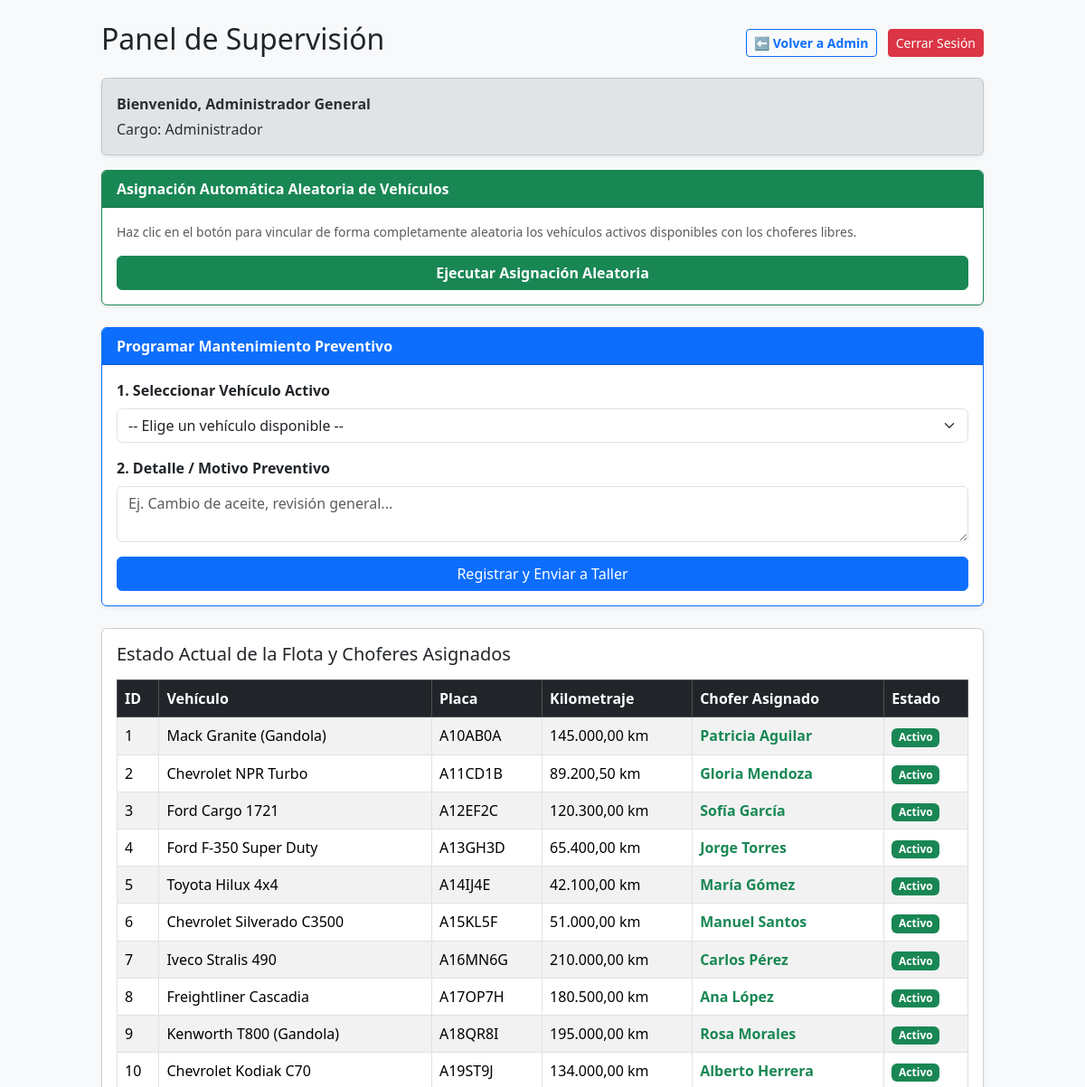
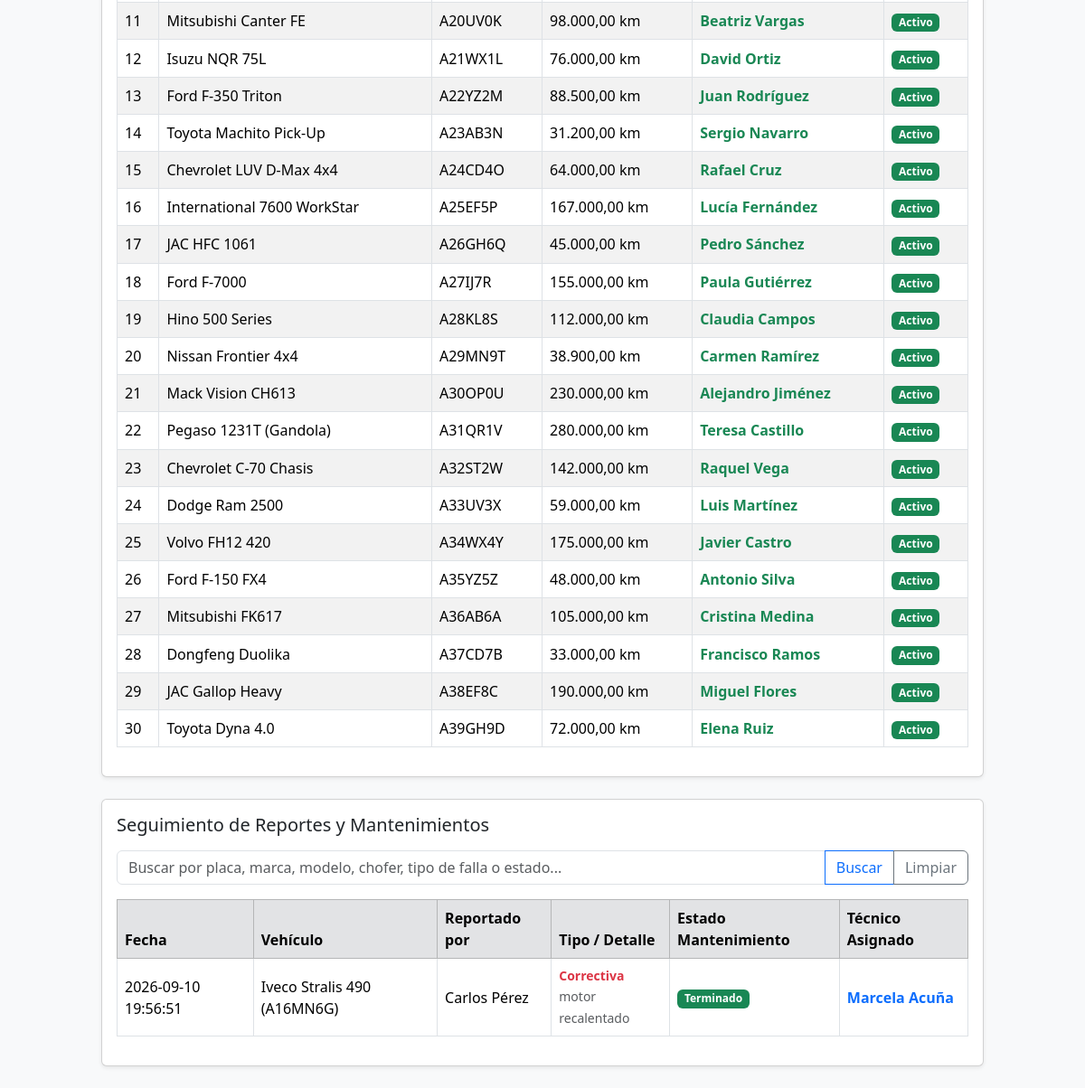
Page /mantenimiento/supervisor.php (signed in) on the committed database (2 pictures, top to bottom).
### tables this page shows
CREATE TABLE `flota` (
  `id` int(5) NOT NULL,
  `marca` varchar(20) NOT NULL,
  `modelo` varchar(20) NOT NULL,
  `placa` varchar(20) NOT NULL,
  `kilometraje` decimal(10,2) NOT NULL,
  `estado` varchar(20) DEFAULT 'Activo',
  `id_chofer` int(5) DEFAULT NULL
);

CREATE TABLE `usuario` (
  `id` int(5) NOT NULL,
  `nombres` varchar(100) NOT NULL,
  `contraseña` varchar(20) NOT NULL,
  `cargo` varchar(50) NOT NULL,
  `usuario` varchar(20) NOT NULL
);

CREATE TABLE `mantenimiento` (
  `id` int(5) NOT NULL,
  `id_chofer` int(5) NOT NULL,
  `id_tecnico_asignado` int(5) DEFAULT NULL,
  `id_vehiculo` int(5) NOT NULL,
  `tipo_falla` varchar(50) NOT NULL,
  `comentario` text NOT NULL,
  `trabajo_realizado` text,
  `estado_mantenimiento` varchar(20) NOT NULL DEFAULT 'En Espera',
  `fecha` datetime NOT NULL DEFAULT CURRENT_TIMESTAMP
);

### mantenimiento/supervisor.php (the view, shortened to what this page needs)
<?php
require_once 'conexion.php';
try {
    $stmtVehiculos = $conexion->query("
        SELECT f.id, f.marca, f.modelo, f.placa, f.kilometraje, f.estado, u.nombres AS chofer_asignado
        FROM flota f
        LEFT JOIN usuario u ON f.id_chofer = u.id
    ");
    $lista_vehiculos = $stmtVehiculos->fetchAll(PDO::FETCH_ASSOC);
} catch (PDOException $e) {
    $lista_vehiculos = [];
}
$busqueda = trim($_GET['busqueda'] ?? '');
try {
    $sqlMantenimientos = "
        SELECT
            m.id,
            m.tipo_falla,
            m.comentario,
            m.fecha,
            m.estado_mantenimiento,
            f.marca,
            f.modelo,
            f.placa,
            u_chofer.nombres AS reportado_por,
            u_tecnico.nombres AS tecnico
        FROM mantenimiento m
        JOIN flota f ON m.id_vehiculo = f.id
        LEFT JOIN usuario u_chofer ON m.id_chofer = u_chofer.id
        LEFT JOIN usuario u_tecnico ON m.id_tecnico_asignado = u_tecnico.id
    ";
    if (!empty($busqueda)) {
        $sqlMantenimientos .= " WHERE f.placa LIKE :busq OR f.marca LIKE :busq OR f.modelo LIKE :busq OR u_chofer.nombres LIKE :busq OR m.tipo_falla LIKE :busq OR m.estado_mantenimiento LIKE :busq";
        $stmtMantenimientos = $conexion->prepare($sqlMantenimientos);
        $stmtMantenimientos->execute([':busq' => "%$busqueda%"]);
    } else {
        $sqlMantenimientos .= " ORDER BY m.fecha DESC LIMIT 15";
        $stmtMantenimientos = $conexion->query($sqlMantenimientos);
    }
    $lista_mantenimientos = $stmtMantenimientos->fetchAll(PDO::FETCH_ASSOC);
} catch (PDOException $e) {
    $lista_mantenimientos = [];
}
?>
<!DOCTYPE html>
<html lang="es">
<head>
    <link rel="stylesheet" href="bootstrap/css/bootstrap.min.css">
</head>
<body class="bg-light">
<div class="container my-4" style="max-width: 1000px;">
    <div class="d-flex justify-content-between align-items-center mb-3">
        <h2>Panel de Supervisión</h2>
        <div>
            <?php if (trim($_SESSION['cargo']) == 'Administrador'): ?>
                <a href="admin.php" class="btn btn-outline-primary btn-sm me-2 fw-bold">⬅️ Volver a Admin</a>
            <?php endif; ?>
            <a href="logout.php" class="btn btn-danger btn-sm">Cerrar Sesión</a>
        </div>
    </div>
    <div class="alert alert-secondary shadow-sm">
        <p class="mb-1"><strong>Bienvenido, <?php echo htmlspecialchars($_SESSION['nombres']); ?></strong></p>
        <p class="mb-0">Cargo: <?php echo htmlspecialchars($_SESSION['cargo']); ?></p>
    </div>
    <div class="card shadow-sm mb-4 border-success">
        <div class="card-header bg-success text-white fw-bold">
            Asignación Automática Aleatoria de Vehículos
        </div>
        <div class="card-body">
            <p class="text-muted small">Haz clic en el botón para vincular de forma completamente aleatoria los vehículos activos disponibles con los choferes libres.</p>
            <form action="" method="POST">
                <button type="submit" name="asignar_automatico" class="btn btn-success w-100 fw-bold">Ejecutar Asignación Aleatoria</button>
            </form>
        </div>
    </div>
    <div class="card shadow-sm mb-4 border-primary">
        <div class="card-header bg-primary text-white fw-bold">
            Programar Mantenimiento Preventivo
        </div>
        <div class="card-body">
            <form action="" method="POST">
                <div class="mb-3">
                    <label class="form-label fw-bold">1. Seleccionar Vehículo Activo</label>
                    <select name="id_vehiculo" class="form-select" required>
                        <option value="">-- Elige un vehículo disponible --</option>
                    </select>
                </div>
                <div class="mb-3">
                    <label class="form-label fw-bold">2. Detalle / Motivo Preventivo</label>
                    <textarea name="comentario" class="form-control" rows="2" required placeholder="Ej. Cambio de aceite, revisión general..."></textarea>
                </div>
                <button type="submit" class="btn btn-primary w-100">Registrar y Enviar a Taller</button>
            </form>
        </div>
    </div>
    <div class="card shadow-sm mb-4">
        <div class="card-body">
            <h3 class="h5 card-title mb-3">Estado Actual de la Flota y Choferes Asignados</h3>
            <div class="table-responsive">
                <table class="table table-striped table-bordered align-middle">
                    <thead class="table-dark">
                        <tr>
                            <th>ID</th>
                            <th>Vehículo</th>
                            <th>Placa</th>
                            <th>Kilometraje</th>
                            <th>Chofer Asignado</th>
                            <th>Estado</th>
                        </tr>
                    </thead>
                    <tbody>
                        <?php if (empty($lista_vehiculos)): ?>
                            <tr><td colspan="6" class="text-center">No hay vehículos registrados.</td></tr>
                        <?php else: ?>
                            <?php foreach ($lista_vehiculos as $v): ?>
                                <tr>
                                    <td><?php echo $v['id']; ?></td>
                                    <td><?php echo htmlspecialchars($v['marca'] . " " . $v['modelo']); ?></td>
                                    <td><?php echo htmlspecialchars($v['placa']); ?></td>
                                    <td><?php echo number_format($v['kilometraje'], 2, ',', '.'); ?> km</td>
                                    <td>
                                        <?php if (!empty($v['chofer_asignado'])): ?>
                                            <span class="fw-bold text-success"><?php echo htmlspecialchars($v['chofer_asignado']); ?></span>
                                        <?php else: ?>
                                            <span class="text-muted fst-italic">Sin asignar</span>
                                        <?php endif; ?>
                                    </td>
                                    <td>
                                        <?php if (strtolower($v['estado']) == 'activo'): ?>
                                            <span class="badge bg-success">Activo</span>
                                        <?php else: ?>
                                            <span class="badge bg-danger">Inactivo</span>
                                        <?php endif; ?>
                                    </td>
                                </tr>
                            <?php endforeach; ?>
                        <?php endif; ?>
                    </tbody>
                </table>
            </div>
        </div>
    </div>
    <div class="card shadow-sm mb-4">
        <div class="card-body">
            <h3 class="h5 card-title mb-3">Seguimiento de Reportes y Mantenimientos</h3>
            <form method="GET" action="" class="mb-3">
                <div class="input-group">
                    <input type="text" name="busqueda" class="form-control" placeholder="Buscar por placa, marca, modelo, chofer, tipo de falla o estado..." value="<?php echo htmlspecialchars($busqueda); ?>">
                    <button class="btn btn-outline-primary" type="submit">Buscar</button>
                    <a href="supervisor.php" class="btn btn-outline-secondary">Limpiar</a>
                </div>
            </form>
            <div class="table-responsive">
                <table class="table table-hover table-bordered align-middle">
                    <thead class="table-secondary">
                        <tr>
                            <th>Fecha</th>
                            <th>Vehículo</th>
                            <th>Reportado por</th>
                            <th>Tipo / Detalle</th>
                            <th>Estado Mantenimiento</th>
                            <th>Técnico Asignado</th>
                        </tr>
                    </thead>
                    <tbody>
                        <?php if (empty($lista_mantenimientos)): ?>
                            <tr><td colspan="6" class="text-center">No se encontraron registros de mantenimientos.</td></tr>
                        <?php else: ?>
                            <?php foreach ($lista_mantenimientos as $m): ?>
                                <tr>
                                    <td><?php echo $m['fecha']; ?></td>
                                    <td><?php echo htmlspecialchars($m['marca'] . " " . $m['modelo'] . " (" . $m['placa'] . ")"); ?></td>
                                    <td><?php echo htmlspecialchars($m['reportado_por'] ?? 'Supervisor (Preventivo)'); ?></td>
                                    <td>
                                        <small class="d-block fw-bold text-danger">
                                            <?php echo htmlspecialchars($m['tipo_falla']); ?>
                                        </small>
                                        <small class="text-muted"><?php echo htmlspecialchars($m['comentario']); ?></small>
                                    </td>
                                    <td>
                                        <?php
                                            $st = $m['estado_mantenimiento'] ?? 'En Espera';
                                            if ($st == 'En Espera') echo '<span class="badge bg-warning text-dark">En Espera</span>';
                                            elseif ($st == 'En Mantenimiento') echo '<span class="badge bg-info text-dark">En Mantenimiento</span>';
                                            else echo '<span class="badge bg-success">Terminado</span>';
                                        ?>
                                    </td>
                                    <td>
                                        <?php if (!empty($m['tecnico'])): ?>
                                            <span class="fw-bold text-primary"><?php echo htmlspecialchars($m['tecnico']); ?></span>
                                        <?php else: ?>
                                            <span class="text-muted fst-italic">Sin asignar</span>
                                        <?php endif; ?>
                                    </td>
                                </tr>
                            <?php endforeach; ?>
                        <?php endif; ?>
                    </tbody>
                </table>
            </div>
        </div>
    </div>
</div>
</body>
</html>

### rows in the picture
flota: id "1", marca+modelo "Mack Granite (Gandola)", placa "A10AB0A", kilometraje "145.000,00", usuario.nombres "Patricia Aguilar", estado "Activo"
flota: id "2", marca+modelo "Chevrolet NPR Turbo", placa "A11CD1B", kilometraje "89.200,50", usuario.nombres "Gloria Mendoza", estado "Activo"
flota: id "3", marca+modelo "Ford Cargo 1721", placa "A12EF2C", kilometraje "120.300,00", usuario.nombres "Sofía García", estado "Activo"
flota: id "4", marca+modelo "Ford F-350 Super Duty", placa "A13GH3D", kilometraje "65.400,00", usuario.nombres "Jorge Torres", estado "Activo"
flota: id "5", marca+modelo "Toyota Hilux 4x4", placa "A14IJ4E", kilometraje "42.100,00", usuario.nombres "María Gómez", estado "Activo"
flota: id "6", marca+modelo "Chevrolet Silverado C3500", placa "A15KL5F", kilometraje "51.000,00", usuario.nombres "Manuel Santos", estado "Activo"
flota: id "7", marca+modelo "Iveco Stralis 490", placa "A16MN6G", kilometraje "210.000,00", usuario.nombres "Carlos Pérez", estado "Activo"
flota: id "8", marca+modelo "Freightliner Cascadia", placa "A17OP7H", kilometraje "180.500,00", usuario.nombres "Ana López", estado "Activo"
flota: id "9", marca+modelo "Kenworth T800 (Gandola)", placa "A18QR8I", kilometraje "195.000,00", usuario.nombres "Rosa Morales", estado "Activo"
flota: id "10", marca+modelo "Chevrolet Kodiak C70", placa "A19ST9J", kilometraje "134.000,00", usuario.nombres "Alberto Herrera", estado "Activo"
flota: id "11", marca+modelo "Mitsubishi Canter FE", placa "A20UV0K", kilometraje "98.000,00", usuario.nombres "Beatriz Vargas", estado "Activo"
flota: id "12", marca+modelo "Isuzu NQR 75L", placa "A21WX1L", kilometraje "76.000,00", usuario.nombres "David Ortiz", estado "Activo"
flota: id "13", marca+modelo "Ford F-350 Triton", placa "A22YZ2M", kilometraje "88.500,00", usuario.nombres "Juan Rodríguez", estado "Activo"
flota: id "14", marca+modelo "Toyota Machito Pick-Up", placa "A23AB3N", kilometraje "31.200,00", usuario.nombres "Sergio Navarro", estado "Activo"
flota: id "15", marca+modelo "Chevrolet LUV D-Max 4x4", placa "A24CD4O", kilometraje "64.000,00", usuario.nombres "Rafael Cruz", estado "Activo"
flota: id "16", marca+modelo "International 7600 WorkStar", placa "A25EF5P", kilometraje "167.000,00", usuario.nombres "Lucía Fernández", estado "Activo"
flota: id "17", marca+modelo "JAC HFC 1061", placa "A26GH6Q", kilometraje "45.000,00", usuario.nombres "Pedro Sánchez", estado "Activo"
flota: id "18", marca+modelo "Ford F-7000", placa "A27IJ7R", kilometraje "155.000,00", usuario.nombres "Paula Gutiérrez", estado "Activo"
flota: id "19", marca+modelo "Hino 500 Series", placa "A28KL8S", kilometraje "112.000,00", usuario.nombres "Claudia Campos", estado "Activo"
flota: id "20", marca+modelo "Nissan Frontier 4x4", placa "A29MN9T", kilometraje "38.900,00", usuario.nombres "Carmen Ramírez", estado "Activo"
flota: id "21", marca+modelo "Mack Vision CH613", placa "A30OP0U", kilometraje "230.000,00", usuario.nombres "Alejandro Jiménez", estado "Activo"
flota: id "22", marca+modelo "Pegaso 1231T (Gandola)", placa "A31QR1V", kilometraje "280.000,00", usuario.nombres "Teresa Castillo", estado "Activo"
flota: id "23", marca+modelo "Chevrolet C-70 Chasis", placa "A32ST2W", kilometraje "142.000,00", usuario.nombres "Raquel Vega", estado "Activo"
flota: id "24", marca+modelo "Dodge Ram 2500", placa "A33UV3X", kilometraje "59.000,00", usuario.nombres "Luis Martínez", estado "Activo"
flota: id "25", marca+modelo "Volvo FH12 420", placa "A34WX4Y", kilometraje "175.000,00", usuario.nombres "Javier Castro", estado "Activo"
flota: id "26", marca+modelo "Ford F-150 FX4", placa "A35YZ5Z", kilometraje "48.000,00", usuario.nombres "Antonio Silva", estado "Activo"
flota: id "27", marca+modelo "Mitsubishi FK617", placa "A36AB6A", kilometraje "105.000,00", usuario.nombres "Cristina Medina", estado "Activo"
flota: id "28", marca+modelo "Dongfeng Duolika", placa "A37CD7B", kilometraje "33.000,00", usuario.nombres "Francisco Ramos", estado "Activo"
flota: id "29", marca+modelo "JAC Gallop Heavy", placa "A38EF8C", kilometraje "190.000,00", usuario.nombres "Miguel Flores", estado "Activo"
flota: id "30", marca+modelo "Toyota Dyna 4.0", placa "A39GH9D", kilometraje "72.000,00", usuario.nombres "Elena Ruiz", estado "Activo"
mantenimiento: fecha "2026-09-10 19:56:51", flota.marca+modelo+placa "Iveco Stralis 490 (A16MN6G)", usuario.nombres "Carlos Pérez", tipo_falla "Correctiva", comentario "motor recalentado", estado_mantenimiento "Terminado", usuario.nombres "Marcela Acuña"

### other values in the picture
$_SESSION['nombres'] "Administrador General"
$_SESSION['cargo'] "Administrador"
